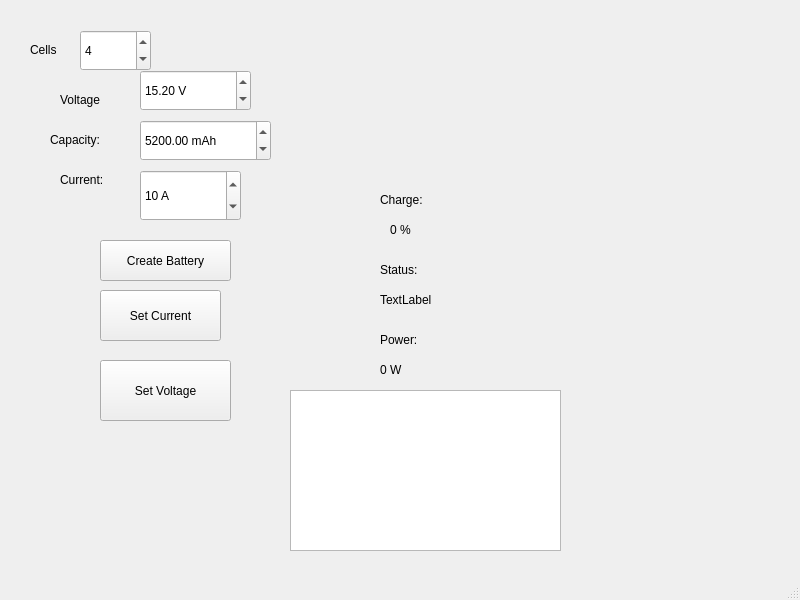
<?xml version="1.0" encoding="UTF-8"?>
<ui version="4.0">
 <class>MainWindow</class>
 <widget class="QMainWindow" name="MainWindow">
  <property name="geometry">
   <rect>
    <x>0</x>
    <y>0</y>
    <width>800</width>
    <height>600</height>
   </rect>
  </property>
  <property name="windowTitle">
   <string>MainWindow</string>
  </property>
  <widget class="QWidget" name="centralwidget">
   <widget class="QLabel" name="label">
    <property name="geometry">
     <rect>
      <x>30</x>
      <y>40</y>
      <width>63</width>
      <height>20</height>
     </rect>
    </property>
    <property name="text">
     <string>Cells</string>
    </property>
   </widget>
   <widget class="QSpinBox" name="spinCells">
    <property name="geometry">
     <rect>
      <x>80</x>
      <y>30</y>
      <width>71</width>
      <height>41</height>
     </rect>
    </property>
    <property name="minimum">
     <number>1</number>
    </property>
    <property name="maximum">
     <number>20</number>
    </property>
    <property name="value">
     <number>4</number>
    </property>
   </widget>
   <widget class="QDoubleSpinBox" name="spinVoltage">
    <property name="geometry">
     <rect>
      <x>140</x>
      <y>70</y>
      <width>111</width>
      <height>41</height>
     </rect>
    </property>
    <property name="suffix">
     <string> V</string>
    </property>
    <property name="maximum">
     <double>100.000000000000000</double>
    </property>
    <property name="value">
     <double>15.199999999999999</double>
    </property>
   </widget>
   <widget class="QLabel" name="label_2">
    <property name="geometry">
     <rect>
      <x>60</x>
      <y>90</y>
      <width>63</width>
      <height>20</height>
     </rect>
    </property>
    <property name="text">
     <string>Voltage</string>
    </property>
   </widget>
   <widget class="QLabel" name="label_3">
    <property name="geometry">
     <rect>
      <x>50</x>
      <y>130</y>
      <width>63</width>
      <height>20</height>
     </rect>
    </property>
    <property name="text">
     <string>Capacity:</string>
    </property>
   </widget>
   <widget class="QDoubleSpinBox" name="spinCapacity">
    <property name="geometry">
     <rect>
      <x>140</x>
      <y>120</y>
      <width>131</width>
      <height>41</height>
     </rect>
    </property>
    <property name="suffix">
     <string> mAh</string>
    </property>
    <property name="maximum">
     <double>50000.000000000000000</double>
    </property>
    <property name="value">
     <double>5200.000000000000000</double>
    </property>
   </widget>
   <widget class="QLabel" name="label_4">
    <property name="geometry">
     <rect>
      <x>60</x>
      <y>170</y>
      <width>63</width>
      <height>20</height>
     </rect>
    </property>
    <property name="text">
     <string>Current:</string>
    </property>
   </widget>
   <widget class="QSpinBox" name="spinCurrent">
    <property name="geometry">
     <rect>
      <x>140</x>
      <y>170</y>
      <width>101</width>
      <height>51</height>
     </rect>
    </property>
    <property name="suffix">
     <string> A</string>
    </property>
    <property name="minimum">
     <number>-100</number>
    </property>
    <property name="maximum">
     <number>100</number>
    </property>
    <property name="value">
     <number>10</number>
    </property>
   </widget>
   <widget class="QPushButton" name="btnCreate">
    <property name="geometry">
     <rect>
      <x>100</x>
      <y>240</y>
      <width>131</width>
      <height>41</height>
     </rect>
    </property>
    <property name="text">
     <string>Create Battery</string>
    </property>
   </widget>
   <widget class="QPushButton" name="btnSetCurrent">
    <property name="geometry">
     <rect>
      <x>100</x>
      <y>290</y>
      <width>121</width>
      <height>51</height>
     </rect>
    </property>
    <property name="text">
     <string>Set Current</string>
    </property>
   </widget>
   <widget class="QPushButton" name="btnSetVoltage">
    <property name="geometry">
     <rect>
      <x>100</x>
      <y>360</y>
      <width>131</width>
      <height>61</height>
     </rect>
    </property>
    <property name="text">
     <string>Set Voltage</string>
    </property>
   </widget>
   <widget class="QLabel" name="label_5">
    <property name="geometry">
     <rect>
      <x>380</x>
      <y>190</y>
      <width>63</width>
      <height>20</height>
     </rect>
    </property>
    <property name="text">
     <string>Charge:</string>
    </property>
   </widget>
   <widget class="QLabel" name="labelCharge">
    <property name="geometry">
     <rect>
      <x>390</x>
      <y>220</y>
      <width>63</width>
      <height>20</height>
     </rect>
    </property>
    <property name="text">
     <string>0 %</string>
    </property>
   </widget>
   <widget class="QLabel" name="label_6">
    <property name="geometry">
     <rect>
      <x>380</x>
      <y>260</y>
      <width>63</width>
      <height>20</height>
     </rect>
    </property>
    <property name="text">
     <string>Status:</string>
    </property>
   </widget>
   <widget class="QLabel" name="labelStatus">
    <property name="geometry">
     <rect>
      <x>380</x>
      <y>290</y>
      <width>63</width>
      <height>20</height>
     </rect>
    </property>
    <property name="text">
     <string>TextLabel</string>
    </property>
   </widget>
   <widget class="QLabel" name="label_7">
    <property name="geometry">
     <rect>
      <x>380</x>
      <y>330</y>
      <width>63</width>
      <height>20</height>
     </rect>
    </property>
    <property name="text">
     <string>Power:</string>
    </property>
   </widget>
   <widget class="QLabel" name="labelPower">
    <property name="geometry">
     <rect>
      <x>380</x>
      <y>360</y>
      <width>63</width>
      <height>20</height>
     </rect>
    </property>
    <property name="text">
     <string>0 W</string>
    </property>
   </widget>
   <widget class="QPlainTextEdit" name="textLog">
    <property name="geometry">
     <rect>
      <x>290</x>
      <y>390</y>
      <width>271</width>
      <height>161</height>
     </rect>
    </property>
   </widget>
  </widget>
  <widget class="QMenuBar" name="menubar">
   <property name="geometry">
    <rect>
     <x>0</x>
     <y>0</y>
     <width>800</width>
     <height>26</height>
    </rect>
   </property>
  </widget>
  <widget class="QStatusBar" name="statusbar"/>
 </widget>
 <resources/>
 <connections/>
</ui>
